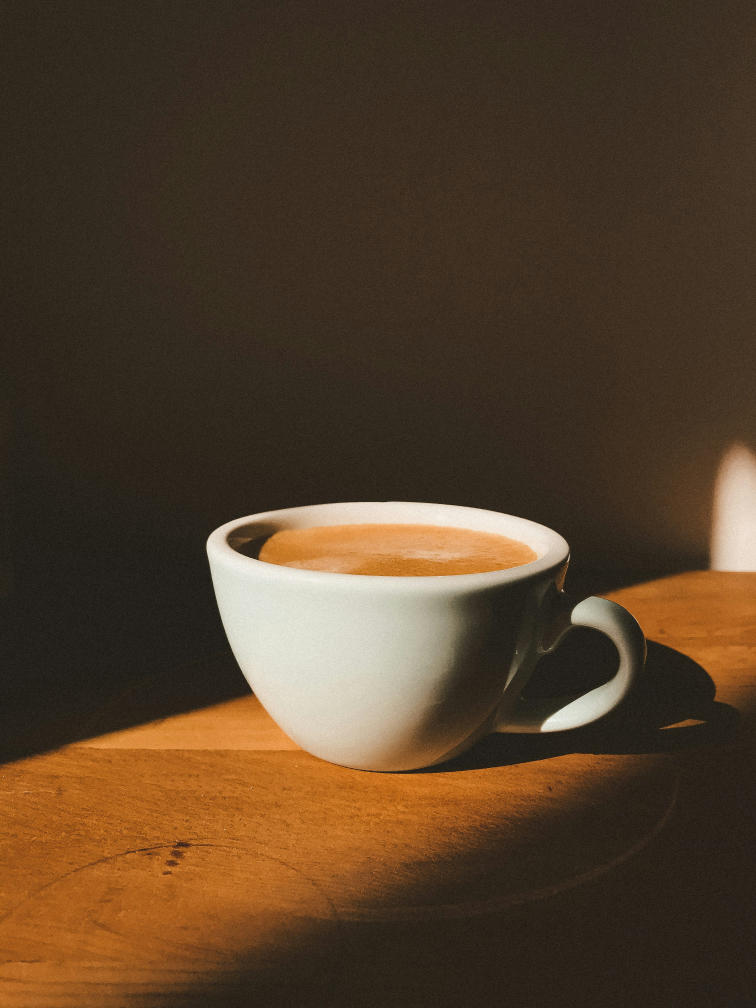
#> input picture Day_18/Challenge/object/input/object.jpg, 3024 x 4032 px, found by its file name (shown at 1/4 size); its folder holds only this picture in this run
$ jupyter execute --allow-errors object_processed.ipynb
#> lines starting #> are read from the running program, lines starting #| are printed output that depends on the picture
[cell 1]
import cv2
import numpy as np
import matplotlib.pyplot as plt
import os

# Create output folder
os.makedirs("output", exist_ok=True)

# Load image
image_name = input("Enter image name: ")
#> the answer given: input/object.jpg
image = cv2.imread("input/" + image_name)
#> image is the input picture: shape (4032, 3024, 3); mean B, G, R 42.1, 63, 83.7
#> the answer given: 1
#> `processed = cv2.cvtColor(processed, cv2.COLOR_BGR2GRAY)`:
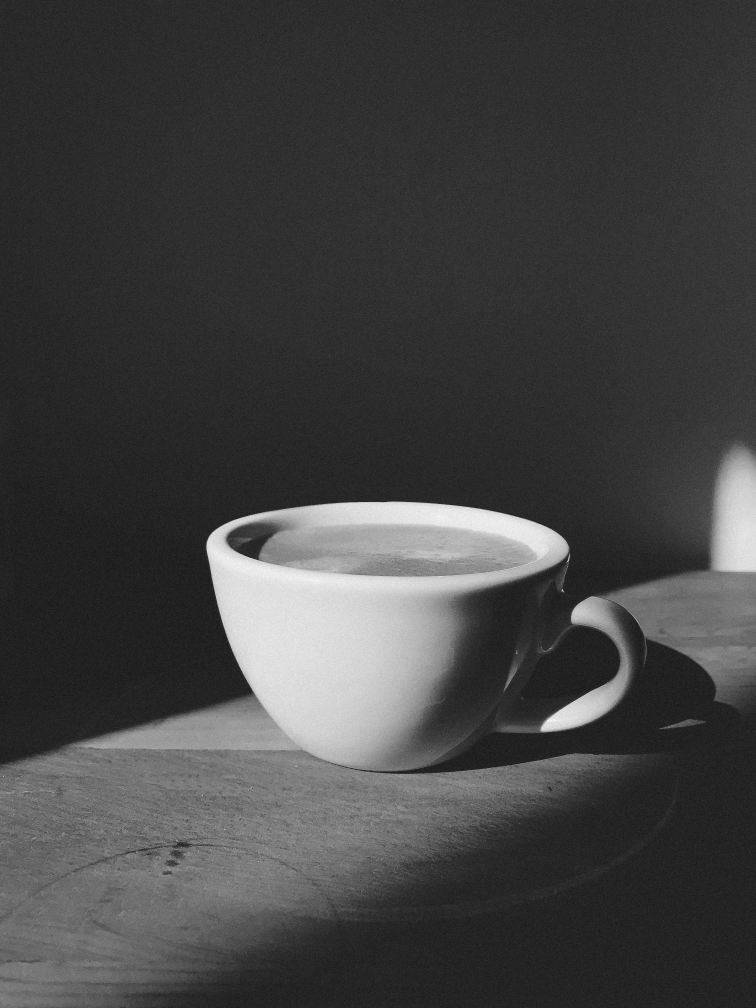
#> processed: shape (4032, 3024) (shown at 1/4 size); min 1, max 254, mean 66.8
#> the answer given: 1

#> (the rest of this cell did not finish here and is left out)
